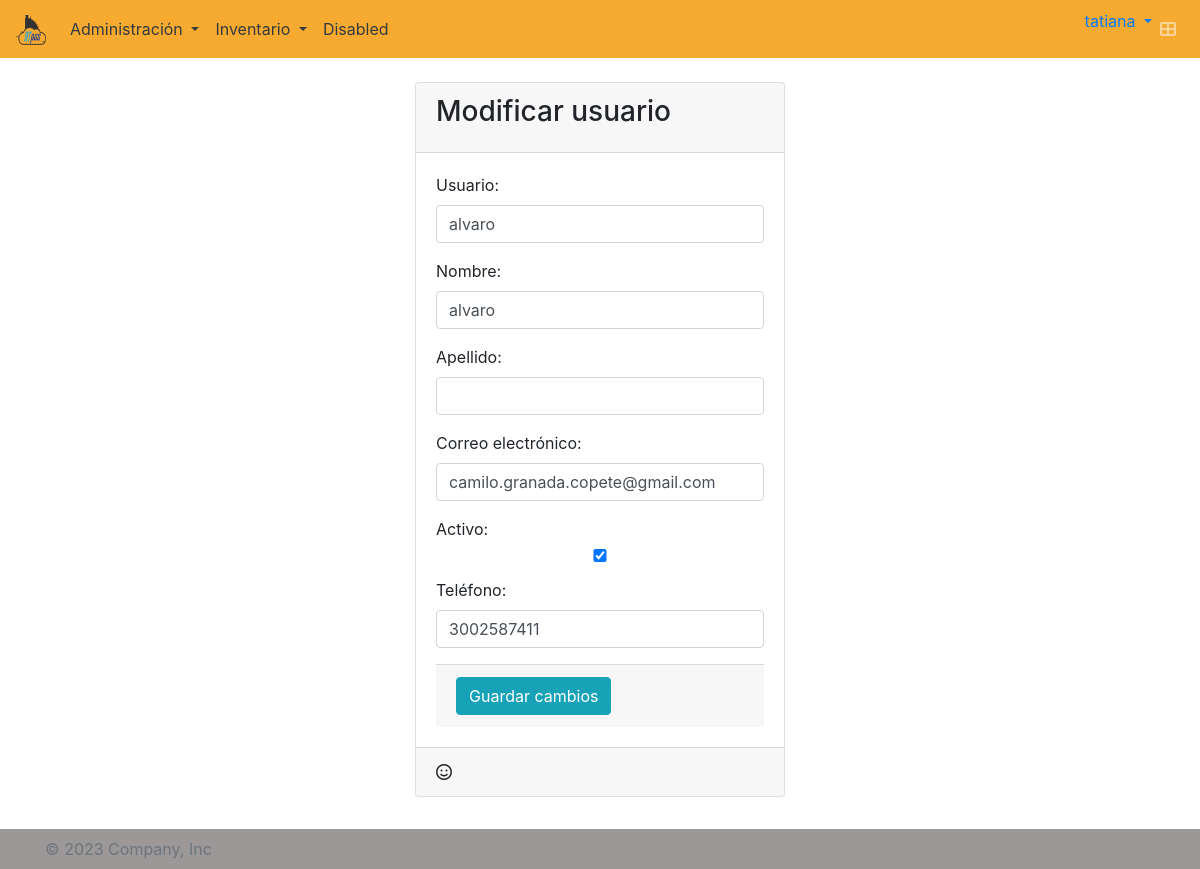
Page /user/37/ (signed in) on the committed database.
### atpos/models.py (models this page shows, shortened)
class Usuario(AbstractUser):
    empresa = models.ForeignKey(Empresa, on_delete=models.CASCADE, blank=True, null=True)
    tel_inicial = models.CharField(max_length=10, blank=True, null=True)
    class Meta:
        default_permissions = ()
        permissions = [('add_usuario', 'Usuario crear'),
                        ('change_usuario', 'Usuario modificar'),
                        ('delete_usuario', 'Usuario eliminar'),
                        ('view_usuario', 'Usuario ver'),
                        ('password_usuario', 'Puede cambiar la clave usuario')]

### atpos/views.py (the view)
# urls.py: path('user/<slug:pk>/', login_required(UsuarioUpdate.as_view()), name='usuario_update'),
class UsuarioUpdate(UpdateView):
    model = Usuario
    form_class = UpdateUserForm
    template_name = 'atpos/user_update_form.html'
    success_url = '/user/list/'

### atpos/templates/atpos/user_update_form.html (shortened to what this page needs)
{% extends 'base.html' %}
{% load static %}
{% block content %}
<br>
<section class="content" style="display: grid; place-items: center;">
  <div class="col-md-4">
    <div class="card">
      <div class="card-header">
        <h3 class="card-title">Modificar usuario</h3>
      </div>
      <div class="card-body">
        <form method="post">
          {% for field in form %}
          {{ field.label_tag }}
          <div class="form-group">
            {{ field }}
          </div>
          {% endfor %}
          <div class="card-footer">
            <a href="{% url 'user_list' %}">
              <button type="submit" class="btn btn-info">Guardar cambios</button>
            </a>
          </div>
        </form>
      </div>
      <div class="card-footer">
        <i class="far fa-smile"></i>
      </div>
    </div>
  </div>
</section>
<br><br><br>
{% endblock %}

### atpos/templates/components/navbar.html (shortened to what this page needs)
{% load static %}
<nav class="navbar navbar-expand-lg navbar-dark bg-color-nav">
  <a class="navbar-brand" href="{% url 'tablero' %}">
    <img src="{% static 'img/LogoATpos200px.png' %}" width="30" height="30" alt="">
  </a>
  <div class="collapse navbar-collapse colortext" id="navbarSupportedContent">
    <ul class="navbar-nav mr-auto">
      <li class="nav-item dropdown">
        <a class="nav-link dropdown-toggle text-dark" href="#" id="navbarDropdown" role="button" data-toggle="dropdown" aria-haspopup="true" aria-expanded="false">
          Administración
        </a>
      </li>
      <li class="nav-item dropdown">
        <a class="nav-link dropdown-toggle text-dark" href="#" id="navbarDropdown" role="button" data-toggle="dropdown" aria-haspopup="true" aria-expanded="false">
          Inventario
        </a>
      </li>
      <li class="nav-item">
        <a class="nav-link text-dark" href="#">Disabled</a>
      </li>
    </ul>
  </div>
  <ul class="navbar-nav ml-auto">
    <li class="dropdown user user-menu">
      <a href="#" class="dropdown-toggle" data-toggle="dropdown">
        <span class="hidden-xs">{{ user.username }}</span>
      </a>
    </li>
    <li class="nav-item">
      <a class="nav-link" data-widget="control-sidebar" data-slide="true" href="#" role="button">
        <i class="fas fa-th-large"></i>
      </a>
    </li>
  </ul>
</nav>

### atpos/static/atpos/css/style.css (style rules this page uses)
.bg-color-nav { background-color: #f7aa30!important; }

### rows in the picture
Usuario: username "tatiana"
Usuario: form "alvaro" "alvaro" "camilo.granada.copete@gmail.com" "☑" "3002587411"

### other values in the picture
{{ field.label_tag }} "Usuario:" "Nombre:" "Apellido:" "Correo electrónico:" "Activo:" "Teléfono:"
